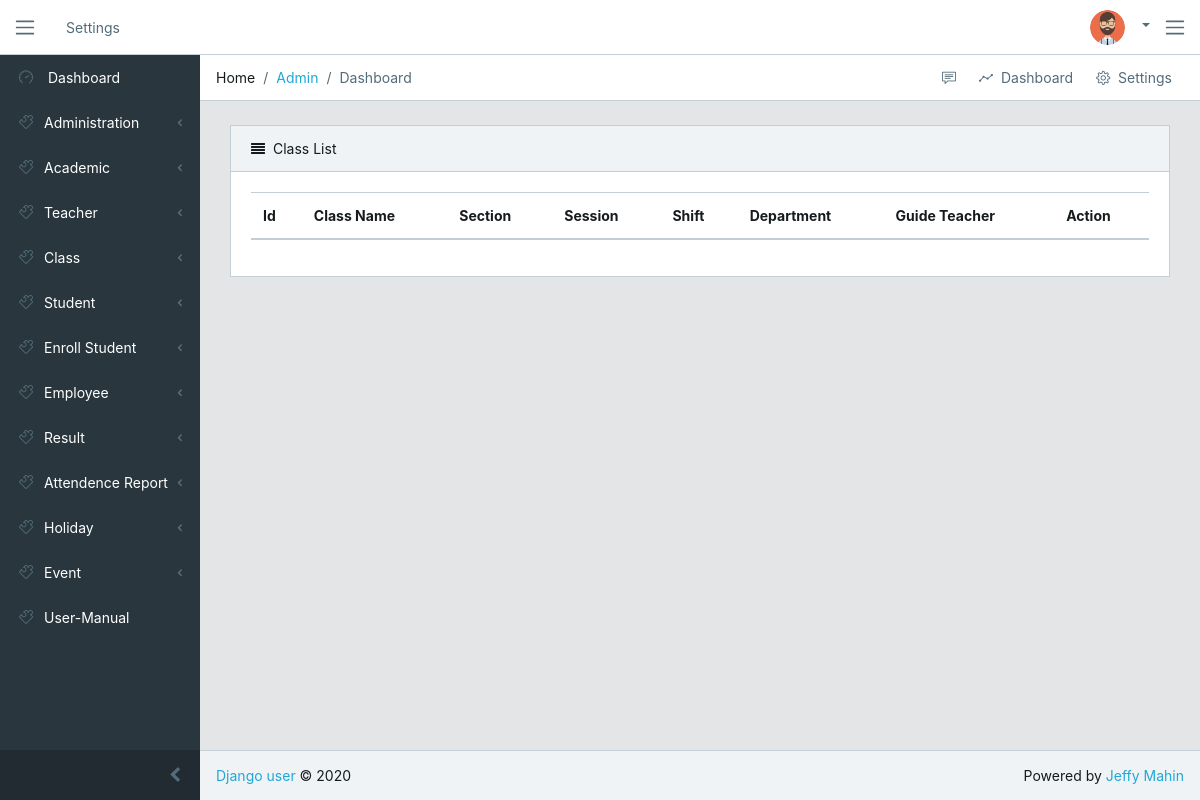
The page /student/class-wise-student-registration on the database as committed earlier.
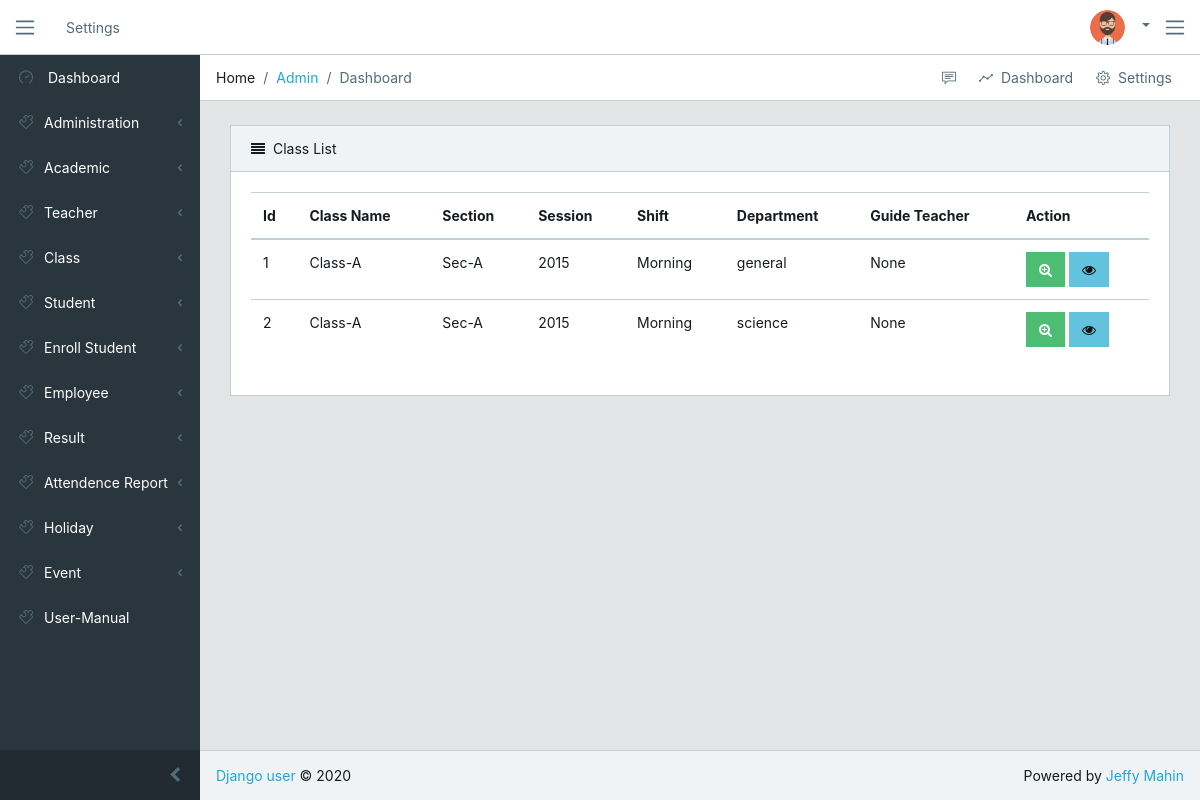
The same page on the database as committed later.
### academic/models.py (models this page shows, shortened)
class ClassRegistration(models.Model):
    name = models.CharField(max_length=100, unique=True)
    department_choice = (
        ('general', 'General'),
        ('science', 'Science'),
        ('business', 'Business'),
        ('humanities', 'Humanities')
    )
    department = models.CharField(choices=department_choice, max_length=20)
    class_name = models.ForeignKey(ClassInfo, on_delete=models.CASCADE, null=True)
    section = models.ForeignKey(Section, on_delete=models.CASCADE, null=True)
    session = models.ForeignKey(Session, on_delete=models.CASCADE, null=True)
    guide_teacher = models.OneToOneField(GuideTeacher, on_delete=models.CASCADE, null=True, blank=True)
    shift = models.ForeignKey(Shift, on_delete=models.CASCADE, null=True)
    date = models.DateField(auto_now_add=True)
    class Meta:
        unique_together = ['class_name', 'section', 'shift', 'guide_teacher']

class ClassInfo(models.Model):
    name = models.CharField(max_length=100, unique=True)
    display_name = models.CharField(max_length=100, unique=True)
    date = models.DateField(auto_now_add=True)
    def __str__(self):
        return self.display_name

class Section(models.Model):
    name = models.CharField(max_length=100, unique=True)
    date = models.DateField(auto_now_add=True)
    def __str__(self):
        return self.name

class Session(models.Model):
    name = models.IntegerField(unique=True)
    date = models.DateField(auto_now_add=True)
    def __str__(self):
        return str(self.name)

class Shift(models.Model):
    name = models.CharField(max_length=100, unique=True)
    date = models.DateField(auto_now_add=True)
    def __str__(self):
        return self.name

### student/views.py (the view)
# urls.py: path('class-wise-student-registration', views.class_wise_student_registration, name='class-wise-student-registration'),
def class_wise_student_registration(request):
    register_class = ClassRegistration.objects.all()
    context = {'register_class': register_class}
    return render(request, 'student/class-wise-student-registration.html', context)

### templates/student/class-wise-student-registration.html
{% extends 'base/base.html' %}
{% block content %}
  <div class="card">
      <div class="card-header">
          <i class="fa fa-align-justify"></i>Class List</div>
      <div class="card-body">
          <table class="table table-responsive-sm">
              <thead>
                  <tr>
                      <th>Id</th>
                      <th>Class Name</th>
                      <th>Section</th>
                      <th>Session</th>
                      <th>Shift</th>
                      <th>Department</th>
                      <th>Guide Teacher</th>
                      <th>Action</th>
                  </tr>
              </thead>
              <tbody>
                  {% for cls in register_class %}
                    <tr>
                        <td>{{ cls.id }}</td>
                        <td>{{ cls.class_name }}</td>
                        <td>{{ cls.section }}</td>
                        <td>{{ cls.session }}</td>
                        <td>{{ cls.shift }}</td>
                        <td>{{ cls.department }}</td>
                        <td>{{ cls.guide_teacher }}</td>
                        <td>
                          <a class="btn btn-success" href="{% url 'student-registration' cls.id %}">
                              <i class="fa fa-search-plus"></i>
                          </a>
                          <a class="btn btn-info" href="{% url 'student-list' cls.id %}">
                              <i class="fa fa-eye"></i>
                          </a>
                        </td>
                    </tr>
                  {% endfor %}
              </tbody>
          </table>
      </div>
  </div>
{% endblock %}

Rows that differ between the two databases and show on the page:
added ClassRegistration: id "1", class_name "Class-A", section "Sec-A", session "2015", shift "Morning", department "general", guide_teacher "None"
added ClassRegistration: id "2", class_name "Class-A", section "Sec-A", session "2015", shift "Morning", department "science", guide_teacher "None"
